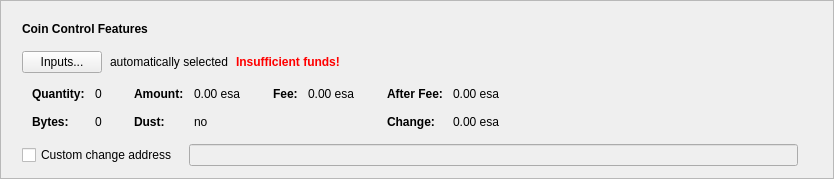
      <widget class="QFrame" name="frameCoinControl">
       <property name="sizePolicy">
        <sizepolicy hsizetype="Expanding" vsizetype="Fixed">
         <horstretch>0</horstretch>
         <verstretch>0</verstretch>
        </sizepolicy>
       </property>
       <property name="frameShape">
        <enum>QFrame::StyledPanel</enum>
       </property>
       <property name="frameShadow">
        <enum>QFrame::Raised</enum>
       </property>
       <layout class="QVBoxLayout" name="verticalLayout_2">
        <item>
         <layout class="QVBoxLayout" name="verticalLayoutCoinControl" stretch="0,0,0,0,0">
          <property name="spacing">
           <number>0</number>
          </property>
          <property name="sizeConstraint">
           <enum>QLayout::SetDefaultConstraint</enum>
          </property>
          <property name="leftMargin">
           <number>10</number>
          </property>
          <property name="topMargin">
           <number>10</number>
          </property>
          <item>
           <layout class="QHBoxLayout" name="horizontalLayoutCoinControl1">
            <property name="bottomMargin">
             <number>15</number>
            </property>
            <item>
             <widget class="QLabel" name="labelCoinControlFeatures">
              <property name="sizePolicy">
               <sizepolicy hsizetype="Preferred" vsizetype="Maximum">
                <horstretch>0</horstretch>
                <verstretch>0</verstretch>
               </sizepolicy>
              </property>
              <property name="font">
               <font>
                <weight>75</weight>
                <bold>true</bold>
               </font>
              </property>
              <property name="styleSheet">
               <string notr="true">font-weight:bold;</string>
              </property>
              <property name="text">
               <string>Coin Control Features</string>
              </property>
             </widget>
            </item>
           </layout>
          </item>
          <item>
           <layout class="QHBoxLayout" name="horizontalLayoutCoinControl2" stretch="0,0,0,0">
            <property name="spacing">
             <number>8</number>
            </property>
            <property name="bottomMargin">
             <number>10</number>
            </property>
            <item>
             <widget class="QPushButton" name="pushButtonCoinControl">
              <property name="styleSheet">
               <string notr="true"/>
              </property>
              <property name="text">
               <string>Inputs...</string>
              </property>
              <property name="autoDefault">
               <bool>false</bool>
              </property>
             </widget>
            </item>
            <item>
             <widget class="QLabel" name="labelCoinControlAutomaticallySelected">
              <property name="text">
               <string>automatically selected</string>
              </property>
              <property name="margin">
               <number>5</number>
              </property>
             </widget>
            </item>
            <item>
             <widget class="QLabel" name="labelCoinControlInsuffFunds">
              <property name="font">
               <font>
                <weight>75</weight>
                <bold>true</bold>
               </font>
              </property>
              <property name="styleSheet">
               <string notr="true">color:red;font-weight:bold;</string>
              </property>
              <property name="text">
               <string>Insufficient funds!</string>
              </property>
              <property name="margin">
               <number>5</number>
              </property>
             </widget>
            </item>
            <item>
             <spacer name="horizontalSpacerCoinControl">
              <property name="orientation">
               <enum>Qt::Horizontal</enum>
              </property>
              <property name="sizeHint" stdset="0">
               <size>
                <width>40</width>
                <height>1</height>
               </size>
              </property>
             </spacer>
            </item>
           </layout>
          </item>
          <item>
           <widget class="QWidget" name="widgetCoinControl" native="true">
            <property name="sizePolicy">
             <sizepolicy hsizetype="Preferred" vsizetype="Preferred">
              <horstretch>0</horstretch>
              <verstretch>0</verstretch>
             </sizepolicy>
            </property>
            <property name="minimumSize">
             <size>
              <width>0</width>
              <height>0</height>
             </size>
            </property>
            <property name="styleSheet">
             <string notr="true"/>
            </property>
            <layout class="QHBoxLayout" name="horizontalLayoutCoinControl5">
             <property name="leftMargin">
              <number>0</number>
             </property>
             <property name="topMargin">
              <number>0</number>
             </property>
             <property name="rightMargin">
              <number>0</number>
             </property>
             <property name="bottomMargin">
              <number>0</number>
             </property>
             <item>
              <layout class="QHBoxLayout" name="horizontalLayoutCoinControl3" stretch="0,0,0,1">
               <property name="spacing">
                <number>20</number>
               </property>
               <property name="topMargin">
                <number>0</number>
               </property>
               <property name="bottomMargin">
                <number>10</number>
               </property>
               <item>
                <layout class="QFormLayout" name="formLayoutCoinControl1">
                 <property name="horizontalSpacing">
                  <number>10</number>
                 </property>
                 <property name="verticalSpacing">
                  <number>14</number>
                 </property>
                 <property name="leftMargin">
                  <number>10</number>
                 </property>
                 <property name="topMargin">
                  <number>4</number>
                 </property>
                 <property name="rightMargin">
                  <number>6</number>
                 </property>
                 <item row="0" column="0">
                  <widget class="QLabel" name="labelCoinControlQuantityText">
                   <property name="font">
                    <font>
                     <weight>75</weight>
                     <bold>true</bold>
                    </font>
                   </property>
                   <property name="text">
                    <string>Quantity:</string>
                   </property>
                   <property name="margin">
                    <number>0</number>
                   </property>
                  </widget>
                 </item>
                 <item row="0" column="1">
                  <widget class="QLabel" name="labelCoinControlQuantity">
                   <property name="cursor">
                    <cursorShape>IBeamCursor</cursorShape>
                   </property>
                   <property name="contextMenuPolicy">
                    <enum>Qt::ActionsContextMenu</enum>
                   </property>
                   <property name="text">
                    <string notr="true">0</string>
                   </property>
                   <property name="margin">
                    <number>0</number>
                   </property>
                   <property name="textInteractionFlags">
                    <set>Qt::LinksAccessibleByMouse|Qt::TextSelectableByKeyboard|Qt::TextSelectableByMouse</set>
                   </property>
                  </widget>
                 </item>
                 <item row="1" column="0">
                  <widget class="QLabel" name="labelCoinControlBytesText">
                   <property name="font">
                    <font>
                     <weight>75</weight>
                     <bold>true</bold>
                    </font>
                   </property>
                   <property name="text">
                    <string>Bytes:</string>
                   </property>
                  </widget>
                 </item>
                 <item row="1" column="1">
                  <widget class="QLabel" name="labelCoinControlBytes">
                   <property name="cursor">
                    <cursorShape>IBeamCursor</cursorShape>
                   </property>
                   <property name="contextMenuPolicy">
                    <enum>Qt::ActionsContextMenu</enum>
                   </property>
                   <property name="text">
                    <string notr="true">0</string>
                   </property>
                   <property name="textInteractionFlags">
                    <set>Qt::LinksAccessibleByMouse|Qt::TextSelectableByKeyboard|Qt::TextSelectableByMouse</set>
                   </property>
                  </widget>
                 </item>
                </layout>
               </item>
               <item>
                <layout class="QFormLayout" name="formLayoutCoinControl2">
                 <property name="horizontalSpacing">
                  <number>10</number>
                 </property>
                 <property name="verticalSpacing">
                  <number>14</number>
                 </property>
                 <property name="leftMargin">
                  <number>6</number>
                 </property>
                 <property name="topMargin">
                  <number>4</number>
                 </property>
                 <property name="rightMargin">
                  <number>6</number>
                 </property>
                 <item row="0" column="0">
                  <widget class="QLabel" name="labelCoinControlAmountText">
                   <property name="font">
                    <font>
                     <weight>75</weight>
                     <bold>true</bold>
                    </font>
                   </property>
                   <property name="text">
                    <string>Amount:</string>
                   </property>
                   <property name="margin">
                    <number>0</number>
                   </property>
                  </widget>
                 </item>
                 <item row="0" column="1">
                  <widget class="QLabel" name="labelCoinControlAmount">
                   <property name="cursor">
                    <cursorShape>IBeamCursor</cursorShape>
                   </property>
                   <property name="contextMenuPolicy">
                    <enum>Qt::ActionsContextMenu</enum>
                   </property>
                   <property name="text">
                    <string notr="true">0.00 esa</string>
                   </property>
                   <property name="textInteractionFlags">
                    <set>Qt::LinksAccessibleByMouse|Qt::TextSelectableByKeyboard|Qt::TextSelectableByMouse</set>
                   </property>
                  </widget>
                 </item>
                 <item row="1" column="0">
                  <widget class="QLabel" name="labelCoinControlLowOutputText">
                   <property name="font">
                    <font>
                     <weight>75</weight>
                     <bold>true</bold>
                    </font>
                   </property>
                   <property name="text">
                    <string>Dust:</string>
                   </property>
                  </widget>
                 </item>
                 <item row="1" column="1">
                  <widget class="QLabel" name="labelCoinControlLowOutput">
                   <property name="cursor">
                    <cursorShape>IBeamCursor</cursorShape>
                   </property>
                   <property name="contextMenuPolicy">
                    <enum>Qt::ActionsContextMenu</enum>
                   </property>
                   <property name="text">
                    <string notr="true">no</string>
                   </property>
                   <property name="textInteractionFlags">
                    <set>Qt::LinksAccessibleByMouse|Qt::TextSelectableByKeyboard|Qt::TextSelectableByMouse</set>
                   </property>
                  </widget>
                 </item>
                </layout>
               </item>
               <item>
                <layout class="QFormLayout" name="formLayoutCoinControl3">
                 <property name="horizontalSpacing">
                  <number>10</number>
                 </property>
                 <property name="verticalSpacing">
                  <number>14</number>
                 </property>
                 <property name="leftMargin">
                  <number>6</number>
                 </property>
                 <property name="topMargin">
                  <number>4</number>
                 </property>
                 <property name="rightMargin">
                  <number>6</number>
                 </property>
                 <item row="0" column="0">
                  <widget class="QLabel" name="labelCoinControlFeeText">
                   <property name="font">
                    <font>
                     <weight>75</weight>
                     <bold>true</bold>
                    </font>
                   </property>
                   <property name="text">
                    <string>Fee:</string>
                   </property>
                   <property name="margin">
                    <number>0</number>
                   </property>
                  </widget>
                 </item>
                 <item row="0" column="1">
                  <widget class="QLabel" name="labelCoinControlFee">
                   <property name="cursor">
                    <cursorShape>IBeamCursor</cursorShape>
                   </property>
                   <property name="contextMenuPolicy">
                    <enum>Qt::ActionsContextMenu</enum>
                   </property>
                   <property name="text">
                    <string notr="true">0.00 esa</string>
                   </property>
                   <property name="textInteractionFlags">
                    <set>Qt::LinksAccessibleByMouse|Qt::TextSelectableByKeyboard|Qt::TextSelectableByMouse</set>
                   </property>
                  </widget>
                 </item>
                </layout>
               </item>
               <item>
                <layout class="QFormLayout" name="formLayoutCoinControl4">
                 <property name="horizontalSpacing">
                  <number>10</number>
                 </property>
                 <property name="verticalSpacing">
                  <number>14</number>
                 </property>
                 <property name="leftMargin">
                  <number>6</number>
                 </property>
                 <property name="topMargin">
                  <number>4</number>
                 </property>
                 <property name="rightMargin">
                  <number>6</number>
                 </property>
                 <item row="0" column="0">
                  <widget class="QLabel" name="labelCoinControlAfterFeeText">
                   <property name="font">
                    <font>
                     <weight>75</weight>
                     <bold>true</bold>
                    </font>
                   </property>
                   <property name="text">
                    <string>After Fee:</string>
                   </property>
                   <property name="margin">
                    <number>0</number>
                   </property>
                  </widget>
                 </item>
                 <item row="0" column="1">
                  <widget class="QLabel" name="labelCoinControlAfterFee">
                   <property name="cursor">
                    <cursorShape>IBeamCursor</cursorShape>
                   </property>
                   <property name="contextMenuPolicy">
                    <enum>Qt::ActionsContextMenu</enum>
                   </property>
                   <property name="text">
                    <string notr="true">0.00 esa</string>
                   </property>
                   <property name="textInteractionFlags">
                    <set>Qt::LinksAccessibleByMouse|Qt::TextSelectableByKeyboard|Qt::TextSelectableByMouse</set>
                   </property>
                  </widget>
                 </item>
                 <item row="1" column="0">
                  <widget class="QLabel" name="labelCoinControlChangeText">
                   <property name="font">
                    <font>
                     <weight>75</weight>
                     <bold>true</bold>
                    </font>
                   </property>
                   <property name="text">
                    <string>Change:</string>
                   </property>
                  </widget>
                 </item>
                 <item row="1" column="1">
                  <widget class="QLabel" name="labelCoinControlChange">
                   <property name="cursor">
                    <cursorShape>IBeamCursor</cursorShape>
                   </property>
                   <property name="contextMenuPolicy">
                    <enum>Qt::ActionsContextMenu</enum>
                   </property>
                   <property name="text">
                    <string notr="true">0.00 esa</string>
                   </property>
                   <property name="textInteractionFlags">
                    <set>Qt::LinksAccessibleByMouse|Qt::TextSelectableByKeyboard|Qt::TextSelectableByMouse</set>
                   </property>
                  </widget>
                 </item>
                </layout>
               </item>
              </layout>
             </item>
            </layout>
           </widget>
          </item>
          <item>
           <layout class="QHBoxLayout" name="horizontalLayoutCoinControl4" stretch="0,0,0">
            <property name="spacing">
             <number>12</number>
            </property>
            <property name="sizeConstraint">
             <enum>QLayout::SetDefaultConstraint</enum>
            </property>
            <property name="topMargin">
             <number>5</number>
            </property>
            <property name="rightMargin">
             <number>5</number>
            </property>
            <item>
             <widget class="QCheckBox" name="checkBoxCoinControlChange">
              <property name="toolTip">
               <string>If this is activated, but the change address is empty or invalid, change will be sent to a newly generated address.</string>
              </property>
              <property name="text">
               <string>Custom change address</string>
              </property>
             </widget>
            </item>
            <item>
             <widget class="QValidatedLineEdit" name="lineEditCoinControlChange">
              <property name="enabled">
               <bool>false</bool>
              </property>
              <property name="sizePolicy">
               <sizepolicy hsizetype="Expanding" vsizetype="Fixed">
                <horstretch>0</horstretch>
                <verstretch>0</verstretch>
               </sizepolicy>
              </property>
             </widget>
            </item>
            <item>
             <widget class="QLabel" name="labelCoinControlChangeLabel">
              <property name="sizePolicy">
               <sizepolicy hsizetype="Preferred" vsizetype="Expanding">
                <horstretch>0</horstretch>
                <verstretch>0</verstretch>
               </sizepolicy>
              </property>
              <property name="minimumSize">
               <size>
                <width>0</width>
                <height>0</height>
               </size>
              </property>
              <property name="text">
               <string/>
              </property>
              <property name="margin">
               <number>3</number>
              </property>
             </widget>
            </item>
           </layout>
          </item>
          <item>
           <spacer name="verticalSpacerCoinControl">
            <property name="orientation">
             <enum>Qt::Vertical</enum>
            </property>
            <property name="sizeType">
             <enum>QSizePolicy::Expanding</enum>
            </property>
            <property name="sizeHint" stdset="0">
             <size>
              <width>800</width>
              <height>1</height>
             </size>
            </property>
           </spacer>
          </item>
         </layout>
        </item>
       </layout>
      </widget>
